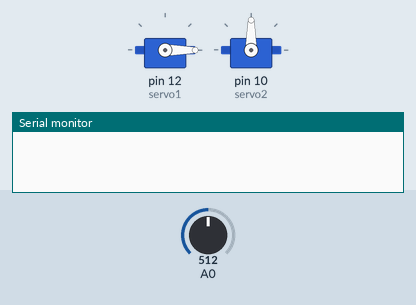
This sketch was run on a simulated Arduino Uno, built with avr-gcc and run on an emulated ATmega328P. On the bench: 2 × servo, the last lines printed to the serial monitor. Inputs (shaded band) come from the test bench; at power-on: A0 = 512.

Above: at 0.05 s.
At 9.16 s:
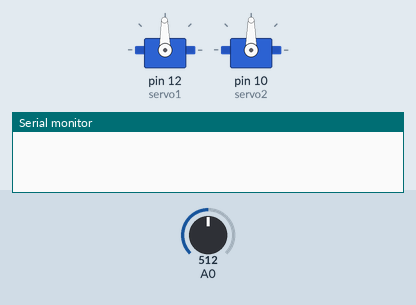
At 18.2 s:
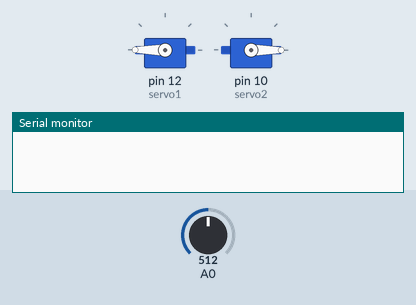
At 39.93 s:
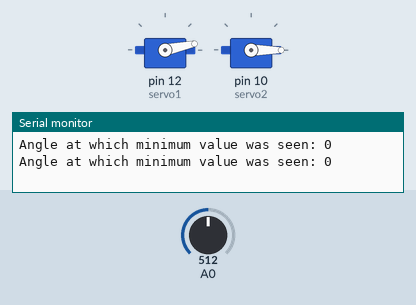
Timing chart, 0 to 40.0 s (numbered marks = the images above):
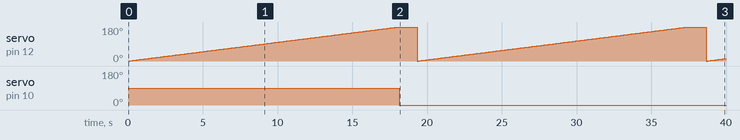

Measured:
- by itself, servo on pin 12 (servo1): ramps from 0° to 180° and jumps back, once every 19.3 s
- by itself, servo on pin 10 (servo2): 90° → 0° at 18.1 s

The sketch:

Light_Following_3.ino
```cpp
//Maanya Goenka
//01.23.2020
//Light_Following_3
//CS 232

#include <Servo.h>
Servo servo1;
Servo servo2;

void setup()
{
  servo1.attach(12);
  servo2.attach(10);
  Serial.begin(9600);
}

void loop()
{
  int minValueSeen = 1500; //the maximum value appears to be 1023
  int minAngle = 0;
  for (int currentAngle=0; currentAngle<=180; currentAngle++) //rotates the servo arm through its path
  {
    servo1.write(currentAngle);
    delay(100);
    int valueSeen = analogRead(A0);  //reads the analog input on pin A0
    if(valueSeen < minValueSeen)     //compares each recorded light value to the minimum to find the brightest point
    {
      minValueSeen = valueSeen;
      minAngle = currentAngle;
    }
  }
  servo2.write(minAngle);      //servo2 arm points to brightest spot it had seen during the rotation
  delay(1200);                 //delay for a brief period before restarting
  Serial.print("Angle at which minimum value was seen: ");
  Serial.println(minAngle);
}
```
